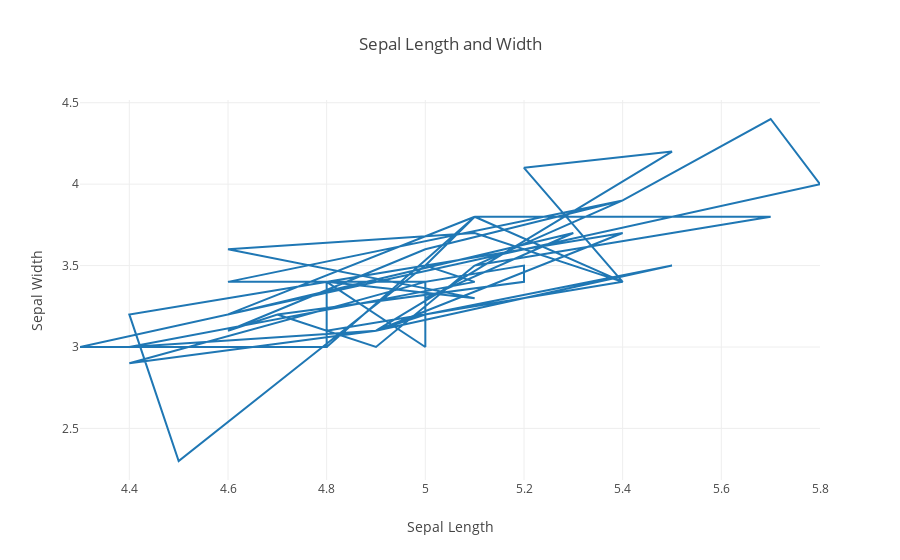

The notebook cell saved with this chart:
### Markdown cell above
#### This will now go wrong

### Code cell
pyo.iplot(fig)

### Figure 1 — Plotly figure (JSON) as saved in the notebook; plotly's stock layout.template omitted (floating-point values rounded to 4 significant figures)
{"data": [{"name": "Iris-setosa", "type": "scatter", "uid": "000850c3-a43b-4dba-a21a-c592a56cd6bb", "x": [5.1, 4.9, 4.7, 4.6, 5, 5.4, 4.6, 5, 4.4, 4.9, 5.4, 4.8, 4.8, 4.3, 5.8, 5.7, 5.4, 5.1, 5.7, 5.1, 5.4, 5.1, 4.6, 5.1, 4.8, 5, 5, 5.2, 5.2, 4.7, 4.8, 5.4, 5.2, 5.5, 4.9, 5, 5.5, 4.9, 4.4, 5.1, 5, 4.5, 4.4, 5, 5.1, 4.8, 5.1, 4.6, 5.3, 5], "y": [3.5, 3, 3.2, 3.1, 3.6, 3.9, 3.4, 3.4, 2.9, 3.1, 3.7, 3.4, 3, 3, 4, 4.4, 3.9, 3.5, 3.8, 3.8, 3.4, 3.7, 3.6, 3.3, 3.4, 3, 3.4, 3.5, 3.4, 3.2, 3.1, 3.4, 4.1, 4.2, 3.1, 3.2, 3.5, 3.1, 3, 3.4, 3.5, 2.3, 3.2, 3.5, 3.8, 3, 3.8, 3.2, 3.7, 3.3]}], "layout": {"title": "Sepal Length and Width", "xaxis": {"title": "Sepal Length"}, "yaxis": {"title": "Sepal Width"}}}
